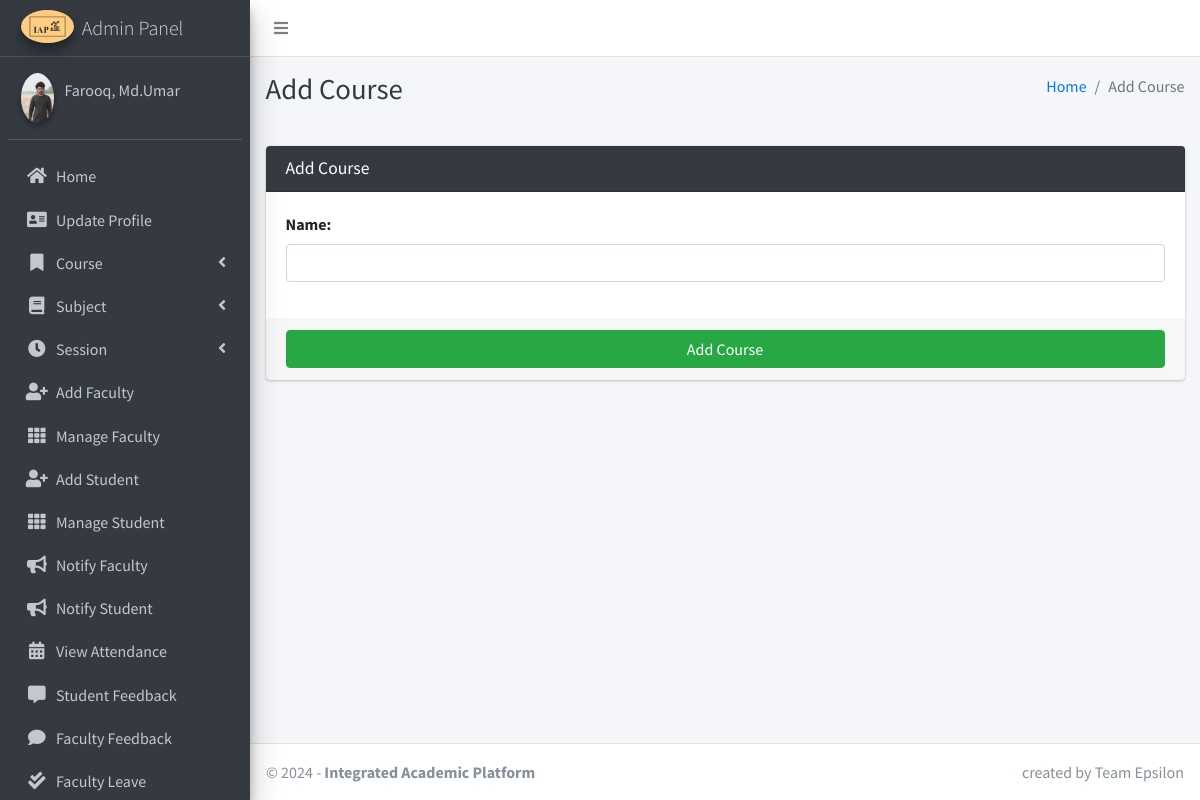
The app's page /course/add (signed in) with its own data.
### main_app/models.py (models this page shows)
class CustomUser(AbstractUser):
    USER_TYPE = ((1, "HOD"), (2, "Staff"), (3, "Student"))
    GENDER = [("M", "Male"), ("F", "Female")]
    username = None  # Removed username, using email instead
    email = models.EmailField(unique=True)
    user_type = models.CharField(default=1, choices=USER_TYPE, max_length=1)
    gender = models.CharField(max_length=1, choices=GENDER)
    profile_pic = models.ImageField()
    address = models.TextField()
    fcm_token = models.TextField(default="")  # For firebase notifications
    created_at = models.DateTimeField(auto_now_add=True)
    updated_at = models.DateTimeField(auto_now=True)
    USERNAME_FIELD = "email"
    REQUIRED_FIELDS = []
    objects = CustomUserManager()
    def __str__(self):
        return self.last_name + ", " + self.first_name

### main_app/hod_views.py (the view, shortened to what this page needs)
# urls.py: path("course/add", hod_views.add_course, name='add_course'),
def add_course(request):
    form = CourseForm(request.POST or None)
    context = {
        'form': form,
        'page_title': 'Add Course'
    }
    return render(request, 'hod_template/add_course_template.html', context)

### main_app/forms.py
class CourseForm(FormSettings):
    def __init__(self, *args, **kwargs):
        super(CourseForm, self).__init__(*args, **kwargs)
    class Meta:
        fields = ['name']
        model = Course

### main_app/templates/hod_template/add_course_template.html
{% extends 'main_app/base.html' %}
{% load static %}
{% block page_title %}{{page_title}}{% endblock page_title %}
{% block content %}
<section class="content">
    <div class="container-fluid">
        <div class="row">
            <div class="col-md-12">
                <div class="card card-dark">
                    <div class="card-header">
                        <h3 class="card-title">{{page_title}}</h3>
                    </div>
                    {% include "main_app/form_template.html" with messages=messages  form=form button_text="Add Course"%}
                </div>
            </div>
        </div>
    </div>
</section>
{% endblock content %}

### main_app/templates/main_app/sidebar_template.html (shortened to what this page needs)
{% load static %}
<aside class="main-sidebar sidebar-dark-info elevation-4">
    {% if request.user.user_type == '1' %}
    <a href="{% url 'admin_home' %}" class="brand-link">
        <img src="{% static 'dist/img/image.png' %} " alt="image Logo"
            class="brand-image img-circle elevation-3" >
        <span class="brand-text font-weight-light">Admin Panel</span>
    </a>
    <div class="sidebar">
        <div class="user-panel mt-3 pb-3 mb-3 d-flex">
            <div class="image">
                <img src="{{ request.user.profile_pic}}" class="img-circle elevation-2" alt="User Image">
            </div>
            <div class="info">
                <a href="#" class="d-block">{{user}}</a>
            </div>
        </div>
        <nav class="mt-2">
            <ul class="nav nav-pills nav-sidebar flex-column" data-widget="treeview" role="menu" data-accordion="false">
                <li class="nav-item">
                    {% url 'admin_home' as admin_home %}
                    <a href="{{admin_home}}" class="nav-link {% if admin_home == request.path %} active {% endif %}">
                        <i class="nav-icon fas fa-home"></i>
                        <p>
                            Home
                        </p>
                    </a>
                </li>
                <li class="nav-item">
                    {% url 'admin_view_profile' as admin_view_profile %}
                    <a href="{{admin_view_profile}}"
                        class="nav-link {% if admin_view_profile == request.path %} active {% endif %}">
                        <i class="nav-icon fas fa-address-card"></i>
                        <p>
                            Update Profile
                        </p>
                    </a>
                </li>
                <li class="nav-item has-treeview">
                    <a href="#" class="nav-link">
                        <i class="nav-icon fas fa-bookmark"></i>
                        <p>
                            Course
                            <i class="fas fa-angle-left right"></i>
                        </p>
                    </a>
                </li>
                <li class="nav-item has-treeview">
                    <a href="#" class="nav-link">
                        <i class="nav-icon fas fa-book"></i>
                        <p>
                            Subject
                            <i class="fas fa-angle-left right"></i>
                        </p>
                    </a>
                </li>
                <li class="nav-item has-treeview">
                    <a href="#" class="nav-link">
                        <i class="nav-icon fas fa-clock"></i>
                        <p>
                            Session
                            <i class="fas fa-angle-left right"></i>
                        </p>
                    </a>
                </li>
                <li class="nav-item">
                    {% url 'add_staff' as add_staff %}
                    <a href="{{add_staff}}" class="nav-link {% if add_staff == request.path %} active {% endif %}">
                        <i class="nav-icon fas fa-user-plus"></i>
                        <p>
                            Add Faculty
                        </p>
                    </a>
                </li>
                <li class="nav-item">
                    {% url 'manage_staff' as manage_staff %}
                    {% url 'edit_staff' staff_id as edit_staff %}
                    <a href="{{manage_staff}}"
                        class="nav-link {% if manage_staff == request.path or request.path == edit_staff %} active {% endif %}">
                        <i class="nav-icon fas fa-th"></i>
                        <p>
                            Manage Faculty
                        </p>
                    </a>
                </li>
                <li class="nav-item">
                    {% url 'add_student' as add_student%}
                    <a href="{{add_student}}" class="nav-link  {% if add_student == request.path %} active {% endif %}">
                        <i class="nav-icon fas fa-user-plus"></i>
                        <p>
                            Add Student
                        </p>
                    </a>
                </li>
                <li class="nav-item">
                    {% url 'manage_student' as manage_student %}
                    {% url 'edit_student' student_id as edit_student %}
                    <a href="{{manage_student}}"
                        class="nav-link  {% if edit_student == request.path or manage_student == request.path %} active {% endif %}">
                        <i class="nav-icon fas fa-th"></i>
                        <p>
                            Manage Student
                        </p>
                    </a>
                </li>
                <li class="nav-item">
                    {% url 'admin_notify_staff' as admin_notify_staff %}
                    <a href="{{admin_notify_staff}}"
                        class="nav-link {% if admin_notify_staff == request.path %} active {% endif %}">
                        <i class="nav-icon fas fa-bullhorn"></i>
                        <p>
                            Notify Faculty
                        </p>
                    </a>
                </li>
                <li class="nav-item">
                    {% url 'admin_notify_student' as admin_notify_student %}
                    <a href="{{admin_notify_student}}"
                        class="nav-link {% if admin_notify_student == request.path %} active {% endif %}">
                        <i class="nav-icon fas fa-bullhorn"></i>
                        <p>
                            Notify Student
                        </p>
                    </a>
                </li>
                <li class="nav-item">
                    {% url 'admin_view_attendance' as admin_view_attendance %}
                <li class="nav-item">
                    <a href="{{admin_view_attendance}}"
                        class="nav-link  {% if admin_view_attendance == request.path %} active {% endif %}">
                        <i class="nav-icon fas fa-calendar-alt"></i>
                        <p>
                            View Attendance
                        </p>
                    </a>
                </li>
                <li class="nav-item">
                    {% url 'student_feedback_message' as student_feedback_message %}
                    <a href="{{ student_feedback_message }}"
                        class="nav-link  {% if student_feedback_message == request.path %} active {% endif %}">
                        <i class="nav-icon fas fa-comment-alt"></i>
                        <p>
                            Student Feedback
                        </p>
                    </a>
                </li>
                <li class="nav-item">
                    {% url 'staff_feedback_message' as staff_feedback_message %}
                    <a href="{{staff_feedback_message}}"
                        class="nav-link   {% if staff_feedback_message == request.path %} active {% endif %}">
                        <i class="nav-icon fas fa-comment"></i>
                        <p>
                            Faculty Feedback
                        </p>
                    </a>
                </li>
                <li class="nav-item">
                    {% url 'view_staff_leave' as view_staff_leave %}
                    <a href="{{view_staff_leave}}"
                        class="nav-link  {% if view_staff_leave == request.path %} active {% endif %}">
                        <i class="nav-icon fas fa-check-double"></i>
                        <p>
                            Faculty Leave
                        </p>
                    </a>
                </li>
                                        {% endif %}
                                    </ul>
                                </nav>
                            </div>
</aside>

### records on screen
CustomUser: user.profile_pic (picture), last_name+first_name "Farooq, Md.Umar"

### other values on screen
{{ page_title }} "Add Course"
{{ field.label_tag }} "Name:"
{{ button_text }} "Add Course"
